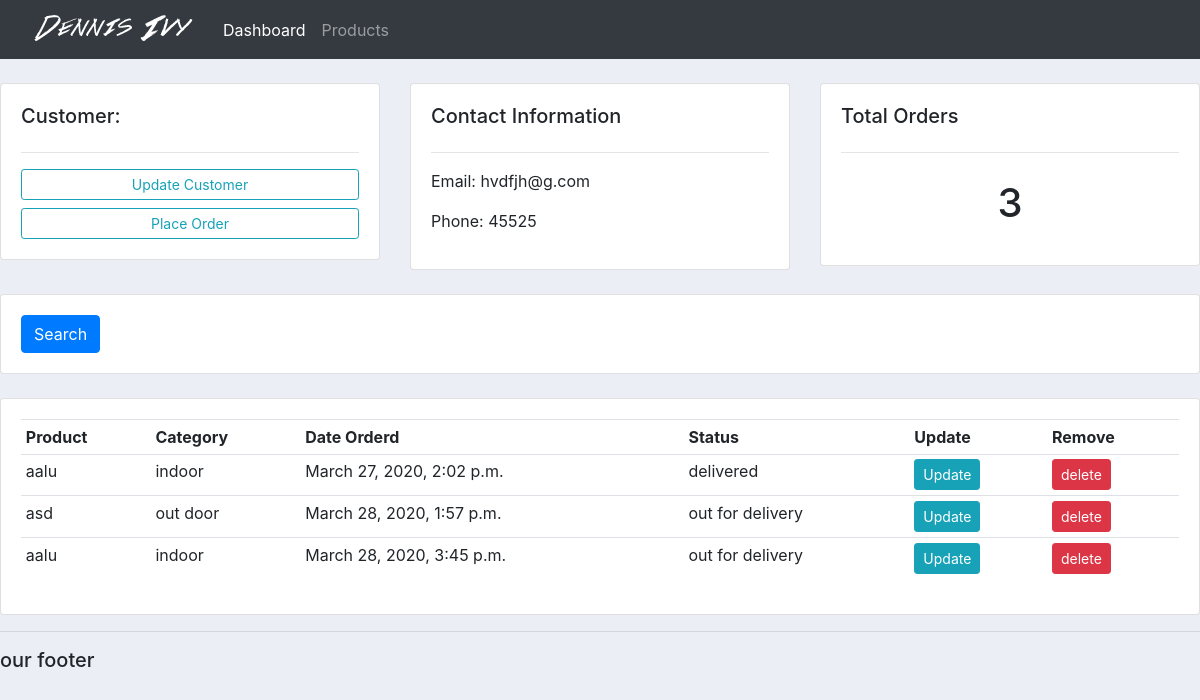
The app's page /customer/1/ with its own data.
### accounts/models.py (models this page shows, shortened)
class Customer(models.Model):
    name = models.CharField(max_length=200,null=True)
    phone = models.CharField(max_length=200,null=True)
    emil = models.CharField(max_length=200,null=True)
    date_created = models.DateTimeField(auto_now_add=True,null=True)

class Order(models.Model):
    STATUS=(
        ('pending', 'pending'),
        ('out for delivery', 'out for delivery'),
        ('delivered', 'delivered'),
    )
    customer = models.ForeignKey(Customer,null=True,on_delete=models.SET_NULL)
    product = models.ForeignKey(Product,null=True,on_delete=models.SET_NULL)
    date_ctreated = models.DateTimeField(auto_now_add=True, null=True)
    status = models.CharField(max_length=200,null=True,choices=STATUS)

class Product(models.Model):
    CATEGORY=(
        ('indoor', 'indoor'),
        ('out door', 'out door'),
    )
    name = models.CharField(max_length=200,null=True)
    price = models.FloatField(null=True)
    category = models.CharField(max_length=200,null=True,choices=CATEGORY)
    description = models.CharField(max_length=200,null=True)
    date_created = models.DateTimeField(auto_now_add=True,null=True)
    tags = models.ManyToManyField(Tag)
    def __str__(self):
        return self.name

### accounts/views.py (the view)
# urls.py: path('customer/<str:pk_test>/', views.customer, name="customer"),
def customer(request,pk_test):
    customer = Customer.objects.get(id=pk_test)
    orders = customer.order_set.all()
    orders_count = orders.count()
    context = {'customer':customer,'orders':orders,'orders_count':orders_count}
    return render(request,"accounts/customer.html",context)

### accounts/templates/accounts/customer.html (shortened to what this page needs)
{% extends 'accounts/main.html' %}
{% block content %}
	<br>
<div class="row">
	<div class="col-md">
		<div class="card card-body">
			<h5>Customer:</h5>
			<hr>
			<a class="btn btn-outline-info  btn-sm btn-block" href="">Update Customer</a>
			<a class="btn btn-outline-info  btn-sm btn-block" href="{% url 'create_order' customer.id %}">Place Order</a>
		</div>
	</div>
	<div class="col-md">
		<div class="card card-body">
			<h5>Contact Information</h5>
			<hr>
			<p>Email: {{customer.emil}}</p>
			<p>Phone: {{customer.phone}}</p>
		</div>
	</div>
	<div class="col-md">
		<div class="card card-body">
			<h5>Total Orders</h5>
			<hr>
			<h1 style="text-align: center;padding: 10px">{{ orders_count }}</h1>
		</div>
	</div>
</div>
<br>
<div class="row">
	<div class="col">
		<div class="card card-body">
			<form method="get">
		    <button class="btn btn-primary" type="submit">Search</button>
		  </form>
		</div>
	</div>
</div>
<br>
<div class="row">
	<div class="col-md">
		<div class="card card-body">
			<table class="table table-sm">
				<tr>
					<th>Product</th>
					<th>Category</th>
					<th>Date Orderd</th>
					<th>Status</th>
					<th>Update</th>
					<th>Remove</th>
				</tr>
				{% for order in orders %}
				<tr>
					<td>{{ order.product }}</td>
					<td>{{ order.product.category }}</td>
					<td>{{ order.date_ctreated }}</td>
					<td>{{ order.status }}</td>
					<td><a class="btn btn-sm btn-info" href="{% url 'update_order' order.id %}">Update</a></td>
                    <td><a class="btn btn-sm btn-danger" href="{% url 'delete_order' order.id %}">delete</a></td>
				</tr>
				{% endfor %}
			</table>
		</div>
	</div>
</div>
{% endblock %}

### static/css/main.css (style rules this page uses)
body { background-color: #ebeff5; }

### records on screen
Customer: emil "hvdfjh@g.com", phone "45525"
Order: product "aalu", product.category "indoor", date_ctreated "March 27, 2020, 2:02 p.m.", status "delivered"
Order: product "asd", product.category "out door", date_ctreated "March 28, 2020, 1:57 p.m.", status "out for delivery"
Order: product "aalu", product.category "indoor", date_ctreated "March 28, 2020, 3:45 p.m.", status "out for delivery"

### other values on screen
{{ orders_count }} "3"
